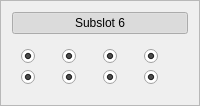
                  <widget class="QFrame" name="frame_105">
                   <property name="frameShape">
                    <enum>QFrame::StyledPanel</enum>
                   </property>
                   <property name="frameShadow">
                    <enum>QFrame::Raised</enum>
                   </property>
                   <layout class="QVBoxLayout" name="verticalLayout_70">
                    <item>
                     <widget class="QPushButton" name="SB5_subslot6">
                      <property name="text">
                       <string>Subslot 6</string>
                      </property>
                      <property name="checkable">
                       <bool>true</bool>
                      </property>
                      <property name="checked">
                       <bool>true</bool>
                      </property>
                     </widget>
                    </item>
                    <item>
                     <widget class="QWidget" name="widget_82" native="true">
                      <layout class="QGridLayout" name="gridLayout_66">
                       <item row="1" column="1">
                        <widget class="QRadioButton" name="SB5_subslot6_5">
                         <property name="text">
                          <string/>
                         </property>
                         <property name="checked">
                          <bool>true</bool>
                         </property>
                         <property name="autoExclusive">
                          <bool>false</bool>
                         </property>
                        </widget>
                       </item>
                       <item row="0" column="2">
                        <widget class="QRadioButton" name="SB5_subslot6_2">
                         <property name="text">
                          <string/>
                         </property>
                         <property name="checked">
                          <bool>true</bool>
                         </property>
                         <property name="autoExclusive">
                          <bool>false</bool>
                         </property>
                        </widget>
                       </item>
                       <item row="0" column="1">
                        <widget class="QRadioButton" name="SB5_subslot6_1">
                         <property name="text">
                          <string/>
                         </property>
                         <property name="checked">
                          <bool>true</bool>
                         </property>
                         <property name="autoExclusive">
                          <bool>false</bool>
                         </property>
                        </widget>
                       </item>
                       <item row="1" column="2">
                        <widget class="QRadioButton" name="SB5_subslot6_6">
                         <property name="text">
                          <string/>
                         </property>
                         <property name="checked">
                          <bool>true</bool>
                         </property>
                         <property name="autoExclusive">
                          <bool>false</bool>
                         </property>
                        </widget>
                       </item>
                       <item row="0" column="3">
                        <widget class="QRadioButton" name="SB5_subslot6_3">
                         <property name="text">
                          <string/>
                         </property>
                         <property name="checked">
                          <bool>true</bool>
                         </property>
                         <property name="autoExclusive">
                          <bool>false</bool>
                         </property>
                        </widget>
                       </item>
                       <item row="0" column="4">
                        <widget class="QRadioButton" name="SB5_subslot6_4">
                         <property name="text">
                          <string/>
                         </property>
                         <property name="checked">
                          <bool>true</bool>
                         </property>
                         <property name="autoExclusive">
                          <bool>false</bool>
                         </property>
                        </widget>
                       </item>
                       <item row="1" column="3">
                        <widget class="QRadioButton" name="SB5_subslot6_7">
                         <property name="text">
                          <string/>
                         </property>
                         <property name="checked">
                          <bool>true</bool>
                         </property>
                         <property name="autoExclusive">
                          <bool>false</bool>
                         </property>
                        </widget>
                       </item>
                       <item row="1" column="4">
                        <widget class="QRadioButton" name="SB5_subslot6_8">
                         <property name="text">
                          <string/>
                         </property>
                         <property name="checked">
                          <bool>true</bool>
                         </property>
                         <property name="autoExclusive">
                          <bool>false</bool>
                         </property>
                        </widget>
                       </item>
                      </layout>
                     </widget>
                    </item>
                   </layout>
                  </widget>
